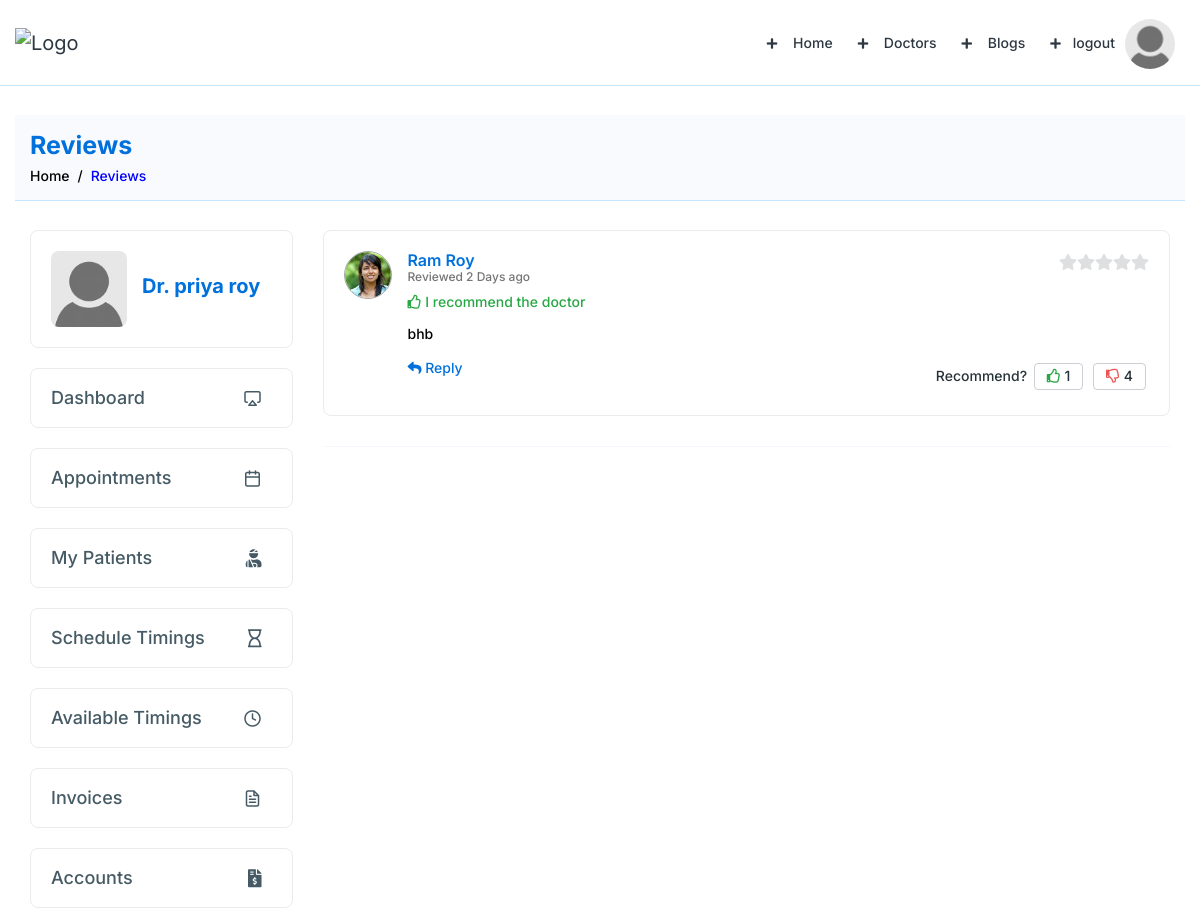
The app's page /reviews/ (signed in, upper part), older data.
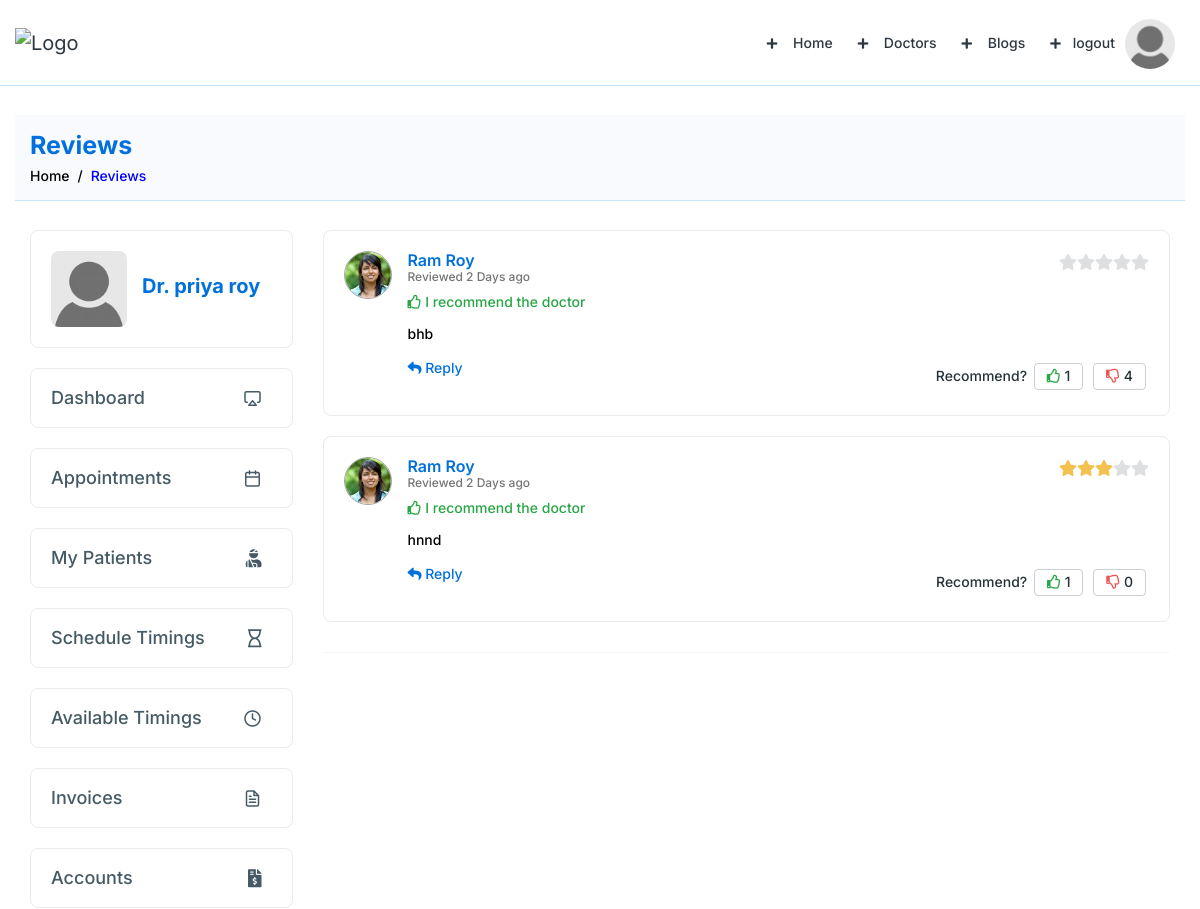
The same page, newer data.
### doctors/models.py (models this page shows, shortened)
class reView(models.Model):
    dics = models.ForeignKey(Dr, on_delete=models.CASCADE, related_name='reView')
    patient = models.ForeignKey('patient.patient_record',null=True, on_delete=models.CASCADE, related_name='reViewS')
    name = models.CharField(max_length=20)
    review = models.TextField(max_length=1000)
    YES = models.IntegerField()
    NO = models.IntegerField()
    rating = models.IntegerField(default=0)
    created=models.DateTimeField(auto_now_add=True)
    time = models.TimeField(auto_now=True)

### patient/models.py (models this page shows, shortened)
class patient_record(models.Model):
        patient = models.OneToOneField(User, on_delete=models.CASCADE, related_name="patient_record")
        name = models.CharField(max_length=50)
        img = models.ImageField()
        mobile = models.IntegerField(blank=True)
        city = models.CharField(max_length=50)
        address = models.TextField()
        email = models.EmailField()
        DOB= models.DateField(blank=True)
        gender = models.CharField(max_length=50)
        Blood_group = models.CharField(max_length=20)
        age = models.IntegerField(blank=True)
        date=models.DateField(auto_now=True)

### doctors/views.py (the view)
# urls.py: path('reviews/', views.reviews, name='reviews'),
def reviews(request):
    if request.user.is_authenticated:
        dr=Dr.objects.get(id=request.user.Dr.id)
        rev=reView.objects.filter(dics=dr)
        return render(request,'doctor/reviews.html',{'review':rev})
    else:
        return redirect('error500')

### doctors/templates/doctor/reviews.html (shortened to what the changed rows need)
{% extends 'blank-page.html' %}
{% block body %}
{% load static %}
   <div class="breadcrumb-bar">
    <div class="container-fluid">
     <div class="row align-items-center">
      <div class="col-md-12 col-12">
       <h2 class="breadcrumb-title">
        Reviews
       </h2>
      </div>
     </div>
    </div>
   </div>
   <div class="content">
    <div class="container-fluid">
     <div class="row">
      <div class="col-md-7 col-lg-8 col-xl-9">{% if review|length is not 0 %}
       <div class="doc-review review-listing">
        <ul class="comments-list">{% for i in review %}
         <li>
          <div class="comment">{% if i.patient.img|length != 0 %}
           <img alt="User Image" class="avatar rounded-circle" src="/media/{{i.patient.img}}"/>
        {% else %}   <img alt="User Image" class="avatar rounded-circle" src="/media/default.jpg"/>
          {% endif %}
           <div class="comment-body">
            <div class="meta-data">
             <span class="comment-author">
             {{i.name}}
             </span>
             <span class="comment-date">
              Reviewed 2 Days ago
             </span>
             <div class="review-count rating">
                {% for  j in "x"|ljust:"5" %}
    {% if i.rating > forloop.counter0 %}
                <i class="fas fa-star filled" >
                </i>
                {% else %}
                <i class="fas fa-star">
                </i>
                {% endif %}
                {% endfor %}
               </div>
            </div>
            <p class="recommended">
             <i class="far fa-thumbs-up">
             </i>
             I recommend the doctor
            </p>
            <p class="comment-content">
             {{i.review}}
            </p>
            <div class="comment-reply">
             <a class="comment-btn" href="#">
              <i class="fas fa-reply">
              </i>
              Reply
             </a>
             <p class="recommend-btn">
              <span>
               Recommend?
              </span>
              <a class="like-btn" href="{% url 'like' %}?@//@/={{i.id}}&next={{request.get_full_path}}">
               <i class="far fa-thumbs-up">
               </i>
               {{i.YES}}
              </a>
              <a class="dislike-btn" href="{% url 'dislike' %}?@//@/={{i.id}}&next={{request.get_full_path}}">
               <i class="far fa-thumbs-down">
               </i>
               {{i.NO}}
              </a>
             </p>
            </div>
           </div>
          </div>
         </li>
{%endfor%}
        </ul>
       </div>
       {% else %}
               <p style="color:blue;font-size:25px;" class="my-3 mx-3" >No Review Available !</p>
               {% endif %}
      </div>
     </div>
    </div>
   </div>
{%endblock%}

Row changes from the older to the newer data that the page shows:
added reView: patient.img (picture), name "Ram Roy", rating 3 (drawn), review "hnnd", YES "1", NO "0"
